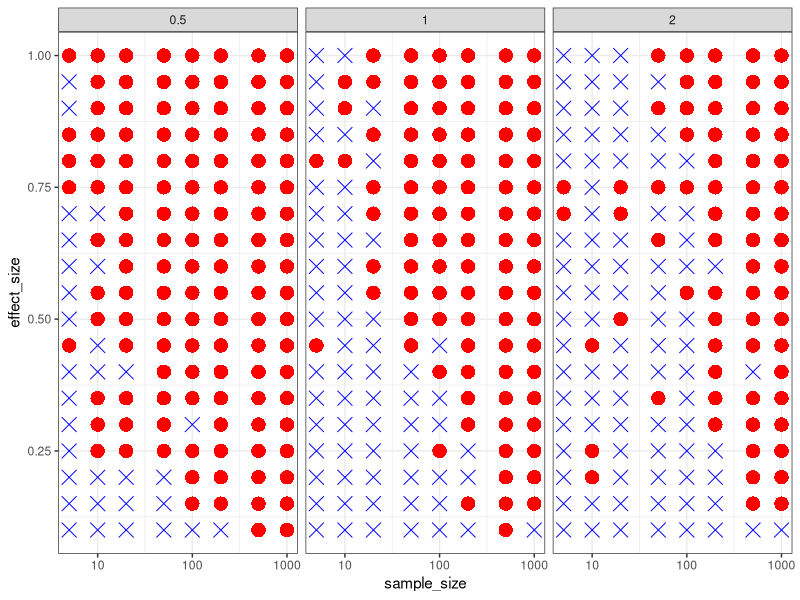
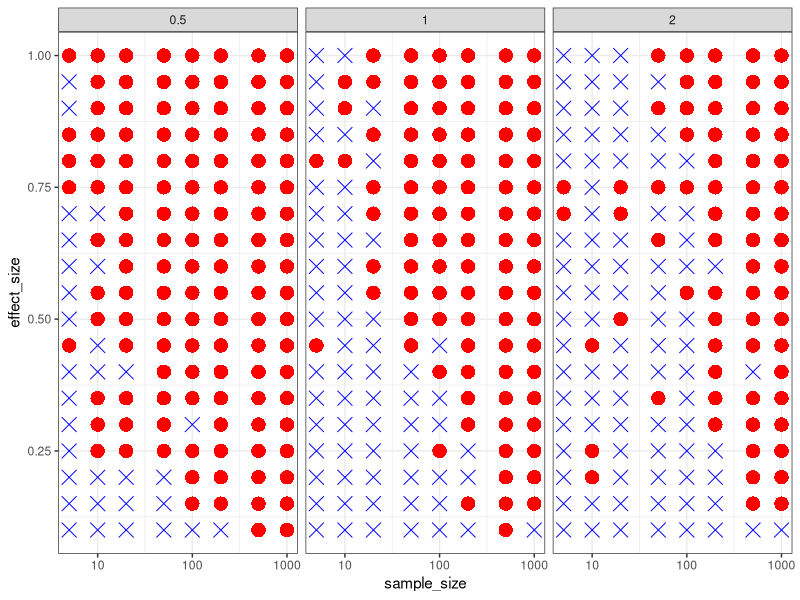

These figures' R source, in order:
## ---- chunk 1
library(tidyverse)
## ---- chunk 2
# Add comments next to each code chunk to describe the data analysis steps

sample_data <- {}
es_sd_ss_pvalue <- {}

for(effect_size in seq(0.1, 1, 0.05)) {
  for(stddev in c(0.5, 1, 2)) {
    for(sample_size in c(5, 10, 20, 50, 100, 200, 500, 1000)) {
      group1 <- rnorm(sample_size, mean = 0, sd = stddev)
      group2 <- rnorm(sample_size, mean = effect_size, sd = stddev)

      sample_data <- rbind(sample_data,
                           cbind(rep(sample_size, sample_size),
                                 rep(effect_size, sample_size),
                                 rep(stddev, sample_size),
                                 group1,
                                 group2))

      ttest_out <- t.test(group1, group2)
      es_sd_ss_pvalue <- rbind(es_sd_ss_pvalue,
                            c(effect_size, stddev, sample_size, ttest_out$p.value))
    }
  }
}

colnames(es_sd_ss_pvalue) <- c("effect_size",
                               "std_deviation",
                               "sample_size",
                               "pvalue")
es_sd_ss_pvalue <- as_tibble(es_sd_ss_pvalue)
## ---- chunk 3
# Add comments next to each code chunk to describe the data analysis steps

es_sd_ss_pvalue <- es_sd_ss_pvalue %>%
  mutate(pvalue_below_thresh = (pvalue < 0.05))
## ---- chunk 4
# No need to add comments to this chunk that's just making the plot.
# However, it is useful to go through it to make sure you understand what is being plotted in the figure.

plot_es_sd_ss_pvalue <- es_sd_ss_pvalue %>%
  ggplot(aes(x = sample_size,
         y = effect_size,
         size = 2,
         #size = -log10(pvalue),
         color = pvalue_below_thresh,
         shape = pvalue_below_thresh)) +
  geom_point() +
  scale_shape_manual(values = c(4, 16)) +
  scale_color_manual(values = c("blue", "red")) +
  scale_x_log10() +
  facet_wrap(~std_deviation, nrow = 1) +
  theme_bw() +
  theme(legend.position = "none")

plot_es_sd_ss_pvalue

ggsave(filename = "effectsize_variance_samplesize_pvalue.pdf",
       plot_es_sd_ss_pvalue, height = 5, width = 12)
